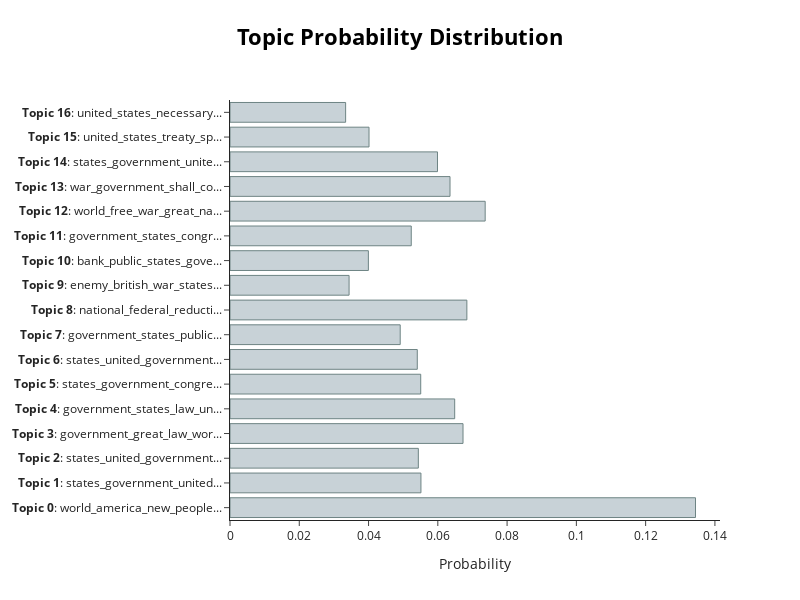

Source (notebook cell):
### Code cell
topic_distr, _ = topic_model.approximate_distribution(docs, min_similarity=0)
topic_model.visualize_distribution(topic_distr[0])

### Figure 1 — Plotly figure (JSON) as saved in the notebook; plotly's stock layout.template omitted (floating-point values rounded to 4 significant figures)
{"data": [{"marker": {"color": "#C8D2D7", "line": {"color": "#6E8484", "width": 1}}, "orientation": "h", "type": "bar", "x": [0.1344, 0.05513, 0.05438, 0.06728, 0.06487, 0.05507, 0.05407, 0.04914, 0.06838, 0.03438, 0.03995, 0.05233, 0.07367, 0.06353, 0.05991, 0.04014, 0.03339], "y": ["<b>Topic 0</b>: world_america_new_people...", "<b>Topic 1</b>: states_government_united...", "<b>Topic 2</b>: states_united_government...", "<b>Topic 3</b>: government_great_law_wor...", "<b>Topic 4</b>: government_states_law_un...", "<b>Topic 5</b>: states_government_congre...", "<b>Topic 6</b>: states_united_government...", "<b>Topic 7</b>: government_states_public...", "<b>Topic 8</b>: national_federal_reducti...", "<b>Topic 9</b>: enemy_british_war_states...", "<b>Topic 10</b>: bank_public_states_gove...", "<b>Topic 11</b>: government_states_congr...", "<b>Topic 12</b>: world_free_war_great_na...", "<b>Topic 13</b>: war_government_shall_co...", "<b>Topic 14</b>: states_government_unite...", "<b>Topic 15</b>: united_states_treaty_sp...", "<b>Topic 16</b>: united_states_necessary..."]}], "layout": {"height": 600, "hoverlabel": {"bgcolor": "white", "font": {"family": "Rockwell", "size": 16}}, "title": {"font": {"color": "Black", "size": 22}, "text": "<b>Topic Probability Distribution</b>", "x": 0.5, "xanchor": "center", "y": 0.95, "yanchor": "top"}, "width": 800, "xaxis": {"title": {"text": "Probability"}}}}
